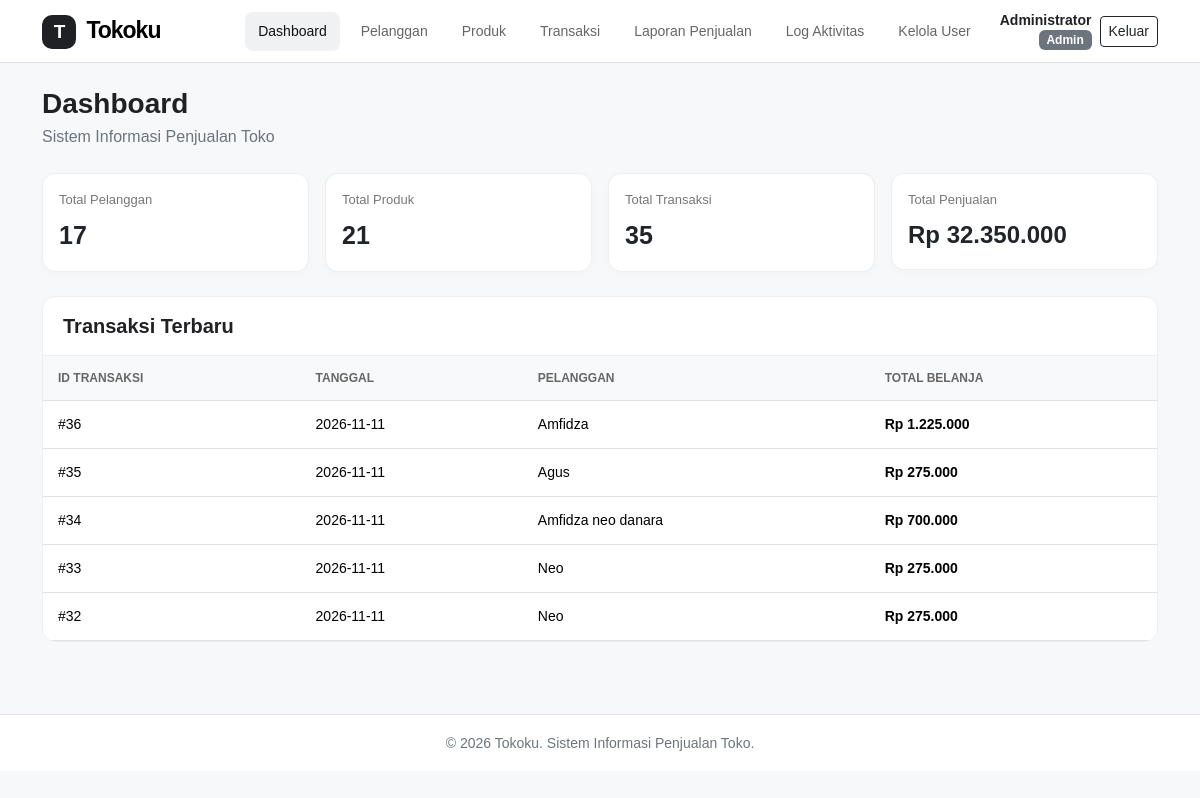
/tokoku/index.php?page=dashboard (signed in), run on the app's committed database.
### tables this page shows
CREATE TABLE `tbl_user` (
  `id_user` int(11) NOT NULL,
  `username` varchar(30) NOT NULL,
  `password_hash` varchar(255) NOT NULL,
  `nama_lengkap` varchar(100) NOT NULL,
  `role` enum('admin','petugas','pelanggan') NOT NULL DEFAULT 'pelanggan',
  `id_pelanggan` int(11) DEFAULT NULL,
  `dibuat` timestamp NOT NULL DEFAULT current_timestamp()
);

CREATE TABLE `tbl_transaksi` (
  `id_transaksi` int(11) NOT NULL,
  `tanggal` date DEFAULT NULL,
  `id_pelanggan` int(11) DEFAULT NULL,
  `total_belanja` decimal(12,2) DEFAULT NULL
);

CREATE TABLE `tbl_pelanggan` (
  `id_pelanggan` int(11) NOT NULL,
  `nama_pelanggan` varchar(100) DEFAULT NULL,
  `kota` varchar(50) DEFAULT NULL
);

### tokoku/index.php (called while the page is built, shortened)
<?php
require_once __DIR__ . '/config/database.php';
require_once __DIR__ . '/includes/functions.php';
require_once __DIR__ . '/includes/auth.php';
require_login($pdo);
$user = user_login();
$pages = array_intersect_key(
    semua_halaman(),
    array_flip(izin_halaman($user['role']))
);
$page = $_GET['page'] ?? '';
$pageTitle = $pages[$page];
require_once __DIR__ . '/includes/header.php';
require __DIR__ . '/pages/' . $page . '.php';
require_once __DIR__ . '/includes/footer.php';

### tokoku/includes/auth.php (called while the page is built, shortened)
<?php
function semua_halaman()
{
    return [
        'dashboard' => 'Dashboard',
        'petugas' => 'Dashboard',
        'pelanggan' => 'Pelanggan',
        'produk' => 'Produk',
        'transaksi' => 'Transaksi',
        'laporan' => 'Laporan Penjualan',
        'log' => 'Log Aktivitas',
        'belanja' => 'Belanja',
        'riwayat' => 'Riwayat Belanja',
        'user' => 'Kelola User'
    ];
}
function izin_halaman($role)
{
    $izin = [
        'admin' => ['dashboard', 'pelanggan', 'produk', 'transaksi', 'laporan', 'log', 'user'],
        'petugas' => ['petugas', 'transaksi'],
        'pelanggan' => ['belanja', 'riwayat']
    ];
    return $izin[$role] ?? [];
}
function user_login()
{
    return $_SESSION['user'] ?? null;
}
function require_login(PDO $pdo)
{
    $id = $_SESSION['user']['id_user'] ?? 0;
    $stmt = $pdo->prepare("
        SELECT id_user, username, nama_lengkap, role, id_pelanggan
        FROM tbl_user
        WHERE id_user = ?
    ");
    $stmt->execute([$id]);
}

### tokoku/includes/functions.php (called while the page is built, shortened)
<?php
function e($value)
{
    return htmlspecialchars((string) $value, ENT_QUOTES, 'UTF-8');
}
function rupiah($angka)
{
    return 'Rp ' . number_format((float) $angka, 0, ',', '.');
}

### tokoku/pages/dashboard.php (the view, shortened to what this page needs)
<?php
$totalPelanggan = $pdo->query(
    "SELECT COUNT(*) FROM tbl_pelanggan"
)->fetchColumn();
$totalProduk = $pdo->query(
    "SELECT COUNT(*) FROM tbl_produk"
)->fetchColumn();
$totalTransaksi = $pdo->query(
    "SELECT COUNT(*) FROM tbl_transaksi"
)->fetchColumn();
$totalPenjualan = $pdo->query(
    "SELECT COALESCE(SUM(total_belanja), 0)
     FROM tbl_transaksi"
)->fetchColumn();
$transaksiTerbaru = $pdo->query("
    SELECT
        t.id_transaksi,
        t.tanggal,
        p.nama_pelanggan,
        t.total_belanja
    FROM tbl_transaksi t
    LEFT JOIN tbl_pelanggan p
        ON t.id_pelanggan = p.id_pelanggan
    ORDER BY t.id_transaksi DESC
    LIMIT 5
")->fetchAll();
?>
<div class="row g-3 mb-4">
    <div class="col-md-6 col-lg-3">
        <div class="card p-3">
            <div class="stat-label">Total Pelanggan</div>
            <div class="stat-value"><?= e($totalPelanggan) ?></div>
        </div>
    </div>
    <div class="col-md-6 col-lg-3">
        <div class="card p-3">
            <div class="stat-label">Total Produk</div>
            <div class="stat-value"><?= e($totalProduk) ?></div>
        </div>
    </div>
    <div class="col-md-6 col-lg-3">
        <div class="card p-3">
            <div class="stat-label">Total Transaksi</div>
            <div class="stat-value"><?= e($totalTransaksi) ?></div>
        </div>
    </div>
    <div class="col-md-6 col-lg-3">
        <div class="card p-3">
            <div class="stat-label">Total Penjualan</div>
            <div class="stat-value fs-4">
                <?= rupiah($totalPenjualan) ?>
            </div>
        </div>
    </div>
</div>
<div class="content-card">
    <div class="content-card-header">
        <h5 class="fw-bold mb-0">Transaksi Terbaru</h5>
    </div>
    <div class="table-responsive">
        <table class="table table-hover mb-0">
            <thead>
                <tr>
                    <th>ID Transaksi</th>
                    <th>Tanggal</th>
                    <th>Pelanggan</th>
                    <th>Total Belanja</th>
                </tr>
            </thead>
            <tbody>
                <?php foreach ($transaksiTerbaru as $row): ?>
                    <tr>
                        <td>#<?= e($row['id_transaksi']) ?></td>
                        <td><?= e($row['tanggal']) ?></td>
                        <td><?= e($row['nama_pelanggan'] ?? '-') ?></td>
                        <td class="fw-semibold">
                            <?= rupiah($row['total_belanja']) ?>
                        </td>
                    </tr>
                <?php endforeach; ?>
            </tbody>
        </table>
    </div>
</div>

### tokoku/includes/header.php (shortened to what this page needs)
<!DOCTYPE html>
<html lang="id">
<head>
    <link href="https://cdn.jsdelivr.net/npm/bootstrap@5.3.3/dist/css/bootstrap.min.css" rel="stylesheet">
    <link rel="stylesheet" href="assets/css/style.css">
</head>
<body>
<nav class="navbar navbar-expand-lg navbar-light bg-white border-bottom sticky-top">
    <div class="container">
        <a class="navbar-brand fw-bold" href="index.php">
            <span class="brand-icon">T</span>
            Tokoku
        </a>
        <div class="collapse navbar-collapse" id="navbarMenu">
            <ul class="navbar-nav ms-auto gap-lg-2">
                <?php foreach ($pages as $key => $label): ?>
                    <li class="nav-item">
                        <a class="nav-link <?= $page === $key ? 'active' : '' ?>"
                           href="index.php?page=<?= e($key) ?>">
                            <?= e($label) ?>
                        </a>
                    </li>
                <?php endforeach; ?>
            </ul>
            <div class="d-flex align-items-center gap-2 ms-lg-3 mt-2 mt-lg-0">
                <div class="text-lg-end lh-sm">
                    <div class="fw-semibold small"><?= e($user['nama_lengkap']) ?></div>
                    <span class="badge text-bg-secondary text-capitalize">
                        <?= e($user['role']) ?>
                    </span>
                </div>
                <form action="logout.php" method="POST" class="mb-0">
                    <button class="btn btn-sm btn-outline-dark">Keluar</button>
                </form>
            </div>
        </div>
    </div>
</nav>
<main class="container py-4">
    <div class="mb-4">
        <h3 class="fw-bold mb-1"><?= e($pageTitle) ?></h3>
        <p class="text-secondary mb-0">
            Sistem Informasi Penjualan Toko
        </p>
    </div>

### tokoku/assets/css/style.css (style rules this page uses)
* { box-sizing: border-box; }
body { background: #f7f8fa; color: #202124; font-family: Arial, sans-serif; }
.navbar-brand { font-size: 23px; letter-spacing: -1px; }
.brand-icon { display: inline-flex; align-items: center; justify-content: center; width: 34px; height: 34px; margin-right: 5px; border-radius: 10px; background: #202124; color: white; font-size: 19px; }
.nav-link { color: #666 !important; font-size: 14px; font-weight: 500; border-radius: 8px; padding: 9px 13px !important; }
.nav-link:hover, .nav-link.active { background: #f0f1f3; color: #111 !important; }
.card { border: 1px solid #eceef0; border-radius: 13px; box-shadow: 0 2px 8px rgba(0, 0, 0, 0.02); }
.stat-label { color: #777; font-size: 13px; }
.stat-value { font-size: 25px; font-weight: 700; margin-top: 8px; }
.table { vertical-align: middle; font-size: 14px; }
.table thead th { background: #f8f9fa; color: #666; font-size: 12px; font-weight: 600; text-transform: uppercase; white-space: nowrap; }
.table td, .table th { padding: 13px 15px; }
.content-card { background: white; border: 1px solid #eceef0; border-radius: 13px; overflow: hidden; }
.content-card-header { padding: 17px 20px; border-bottom: 1px solid #eceef0; }

### data on the page
tbl_user: role "Dashboard", role "Pelanggan", role "Produk", role "Transaksi", role "Laporan Penjualan", role "Log Aktivitas", role "Kelola User", nama_lengkap "Administrator", role "Admin"
tbl_transaksi: id_transaksi "36", tanggal "2026-11-11", id_pelanggan.nama_pelanggan "Amfidza", total_belanja "Rp 1.225.000"
tbl_transaksi: id_transaksi "35", tanggal "2026-11-11", id_pelanggan.nama_pelanggan "Agus", total_belanja "Rp 275.000"
tbl_transaksi: id_transaksi "34", tanggal "2026-11-11", id_pelanggan.nama_pelanggan "Amfidza neo danara", total_belanja "Rp 700.000"
tbl_transaksi: id_transaksi "33", tanggal "2026-11-11", id_pelanggan.nama_pelanggan "Neo", total_belanja "Rp 275.000"
tbl_transaksi: id_transaksi "32", tanggal "2026-11-11", id_pelanggan.nama_pelanggan "Neo", total_belanja "Rp 275.000"

### other printed values
$totalPelanggan "17"
$totalProduk "21"
$totalTransaksi "35"
rupiah($totalPenjualan) "Rp 32.350.000"
